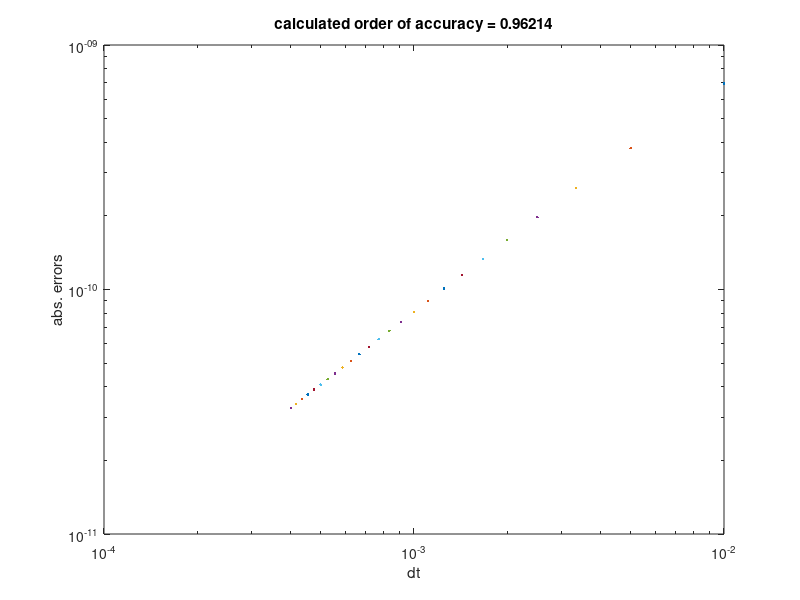

Write MATLAB code to recreate this figure.
% Exercise m-file.
% template for students
%--------------------------------
% Investigating the order of accuracy for some common 
% numerical schemes for ODES.
% Numerically solving the ODE
% du/dt=alpha*u
% First, run this without changing anything, and make
% it works.

clear all;  % clearing variables from workspace
close all;  % closing figure windows
format long; % display all the decimal places

alpha=-4.;  % suggested alpha
finaltime=5.;  % suggested final time
dtvect=[];  % declaring two empty matrices to store dt's and errors  
errorvect=[];

% loop for different timestep sizes
for ndt=2:2:50
 u0=1.;  % initial condition
 u=u0;  % set first value of f to f0
 dt=0.02/ndt;  % timestep sizes
 itimelast=round(finaltime/dt);  % total number of timesteps required

 for itime=0:itimelast-1  % timestepping loop
  switch 1  % use switch to choose which case to run
   case 1  %Explicit Euler
%BEGIN: time-marching in f 
    u=u+dt*(alpha*u);  
%END
   case 2  %Runge-Kutta 4-th Order
%BEGIN: WRITE YOUR CODE HERE, time-marching in f  
   
%END  
  end  
  t=dt*(itime+1);  %advance to next time instant
  exact=exp(alpha*t)*u0;  %the exact solution to the ODE
  error=abs(u-exact);
 end  
  figure(1)
  loglog(dt,error,'.','MarkerSize',6)  %plotting errors against dt 
  hold on;
% store dt and final error to dt_vect and error_vect respectively
  dtvect=[dtvect; dt]; errorvect=[errorvect; error];
end
hold off;
 
p=polyfit(log10(dtvect),log10(errorvect),1);  %finding gradient of the points in figure 1
title(['calculated order of accuracy = ',num2str(p(1))]);  %print it out as title
xlabel('dt');
ylabel('abs. errors');
